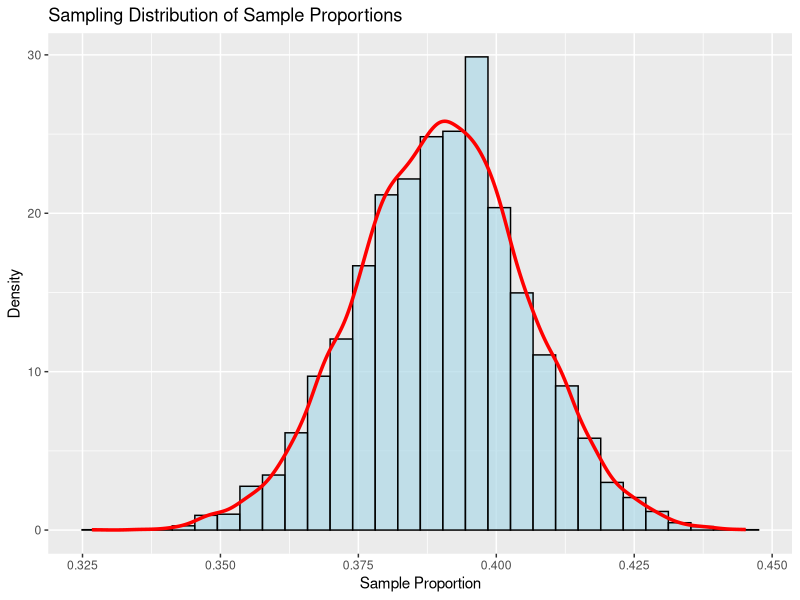
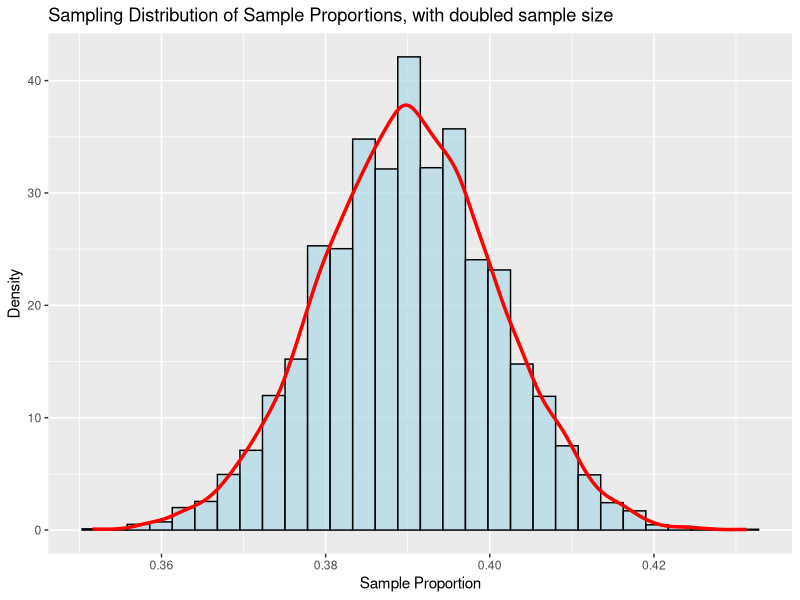
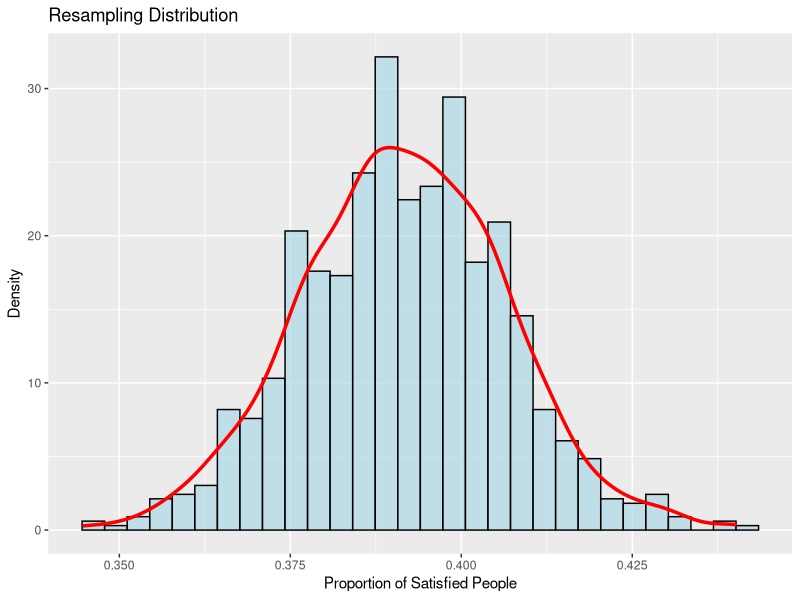
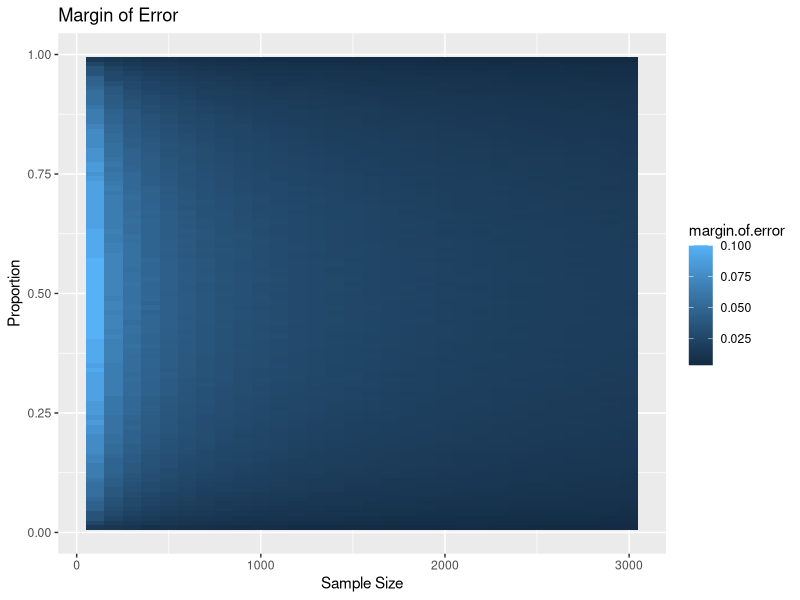
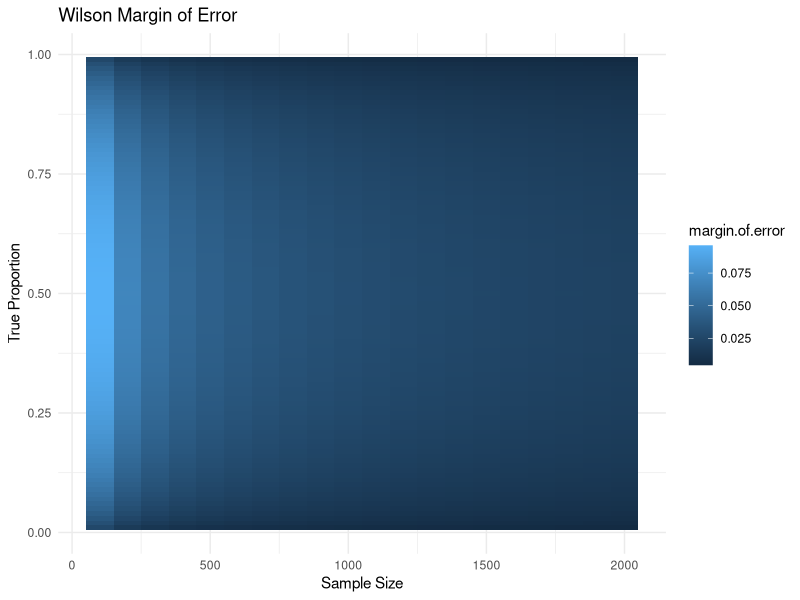

These charts were generated, in order, by the following R code:
##### Lab 10 ####
library(tidyverse)

#  1- Basic Simulation
p <- .39
total.num.people <- 1004
num.of.sims <- 10000

dist <- tibble(sample.num.people= rbinom(n=num.of.sims, size=total.num.people, prob=p))

dist <- dist |>
  mutate(sample.proportion = sample.num.people / total.num.people)

ggplot(data = dist) +
  geom_histogram(aes(x = sample.proportion, y = after_stat(density)), bins = 30, fill = "lightblue", color = "black", alpha = 0.7) +
  geom_density(aes(x = sample.proportion), color = "red", size = 1.2) +
  labs(title = "Sampling Distribution of Sample Proportions",
       x = "Sample Proportion",
       y = "Density")

first <- quantile(x= dist$sample.proportion, probs = .025)
last <- quantile(x = dist$sample.proportion, probs =.975 )

margin.of.error <- (last-first)/2
print(margin.of.error)


dist2 <- tibble(sample.num.people2 = rbinom(n=num.of.sims, size=total.num.people*2, prob=p))

dist2 <- dist2 |>
  mutate(sample.proportion2 = sample.num.people2 / (total.num.people*2))

ggplot(data = dist2) +
  geom_histogram(aes(x = sample.proportion2, y = after_stat(density)), bins = 30, fill = "lightblue", color = "black", alpha = 0.7) +
  geom_density(aes(x = sample.proportion2), color = "red", size = 1.2) +
  labs(title = "Sampling Distribution of Sample Proportions, with doubled sample size",
       x = "Sample Proportion",
       y = "Density")

first2 <- quantile(x= dist2$sample.proportion2, probs = .025)
last2 <- quantile(x = dist2$sample.proportion2, probs =.975 )

(margin.of.error2 <- (last2-first2)/2)

#  2- Resampling
n <- 1004
responses <- c(rep("Satisfied",round( 0.39 * n)), rep("Not Satisfied", round(0.59 * n)))
remaining.spots <- n - length(responses)
gallup.dat <- data.frame(Response = c(responses, rep("No Response", remaining.spots)))

R<- 1000
resamples <- tibble(proportion = numeric(R))
for (i in 1:R){
  resample <- sample(x = gallup.dat$Response,
                     size = 1004,
                     replace = T)
  resamples$proportion[i] = length(which(resample=="Satisfied"))/ 1004 #mean(resample=="Satisfied")
}


ggplot(data = resamples)+
  geom_histogram(aes(x=proportion, y= after_stat(density)), bins = 30, fill = "lightblue", color = "black", alpha = 0.7) + 
  geom_density(aes(x=proportion), color = "red", size = 1.2) + 
  labs(title = "Resampling Distribution",
       x = "Proportion of Satisfied People",
       y = "Density")

resample.first <- quantile(x= resamples$proportion, probs = .025)
resample.last <- quantile(x = resamples$proportion, probs =.975 )

(resample.margin.of.error <- (resample.last-resample.first)/2)



#  3- Simulation over n and p
n.values <- seq(100, 3000, by = 100)
p.values <- seq(0.01, 0.99, by = 0.01)
num.of.sims <- 10000

results <- tibble(
  total.num.people = numeric(),
  p = numeric(),
  margin.of.error = numeric()
)

for (total.num.people in n.values) {
  for (p in p.values) {
    
    sample.num.people <- rbinom(n = num.of.sims, size = total.num.people, prob = p)
    sample.proportion <- sample.num.people / total.num.people
    
    first <- quantile(sample.proportion, probs = 0.025)
    last <- quantile(sample.proportion, probs = 0.975)
    
    margin.of.error <- (last - first) / 2
    
    results <- add_row(results,
                       total.num.people = total.num.people,
                       p = p,
                       margin.of.error = margin.of.error)
  }
}

ggplot(results, aes(x = total.num.people, y = p, fill = margin.of.error)) +
  geom_raster() +
  labs(title = "Margin of Error",
       x = "Sample Size",
       y = "Proportion")



# 4 - Actual Margin of Error
n.values <- seq(100, 2000, by = 100)
p.values <- seq(0.01, 0.99, by = 0.01)
z <- qnorm(0.975)

wilson.results <- tibble(
  total.num.people = numeric(),
  p = numeric(),
  margin.of.error = numeric()
)

for (total.num.people in n.values) {
  for (p in p.values) {
    
    z2 <- z^2
    numerator <- z * sqrt((p * (1 - p) / total.num.people) + (z2 / (4 * total.num.people^2)))
    denominator <- 1 + (z2 / total.num.people)
    margin.of.error <- numerator / denominator
    
    wilson.results <- add_row(wilson.results,
                              total.num.people = total.num.people,
                              p = p,
                              margin.of.error = margin.of.error)
  }
}

ggplot(wilson.results, aes(x = total.num.people, y = p, fill = margin.of.error)) +
  geom_raster() +
  labs(title = "Wilson Margin of Error",
       x = "Sample Size",
       y = "True Proportion") +
  theme_minimal()


